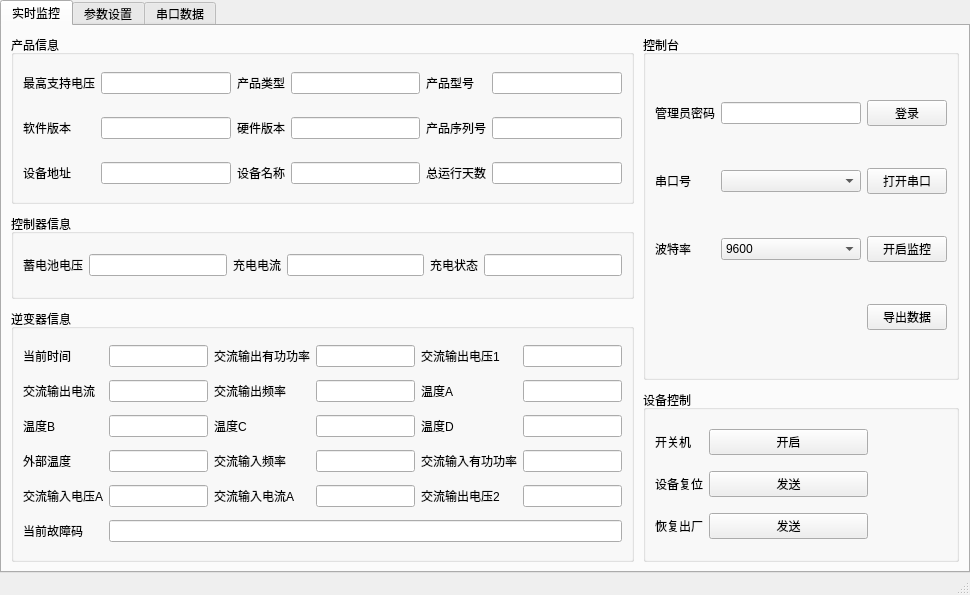
<?xml version="1.0" encoding="UTF-8"?>
<ui version="4.0">
 <class>MainWindow</class>
 <widget class="QMainWindow" name="MainWindow">
  <property name="geometry">
   <rect>
    <x>0</x>
    <y>0</y>
    <width>970</width>
    <height>595</height>
   </rect>
  </property>
  <property name="windowTitle">
   <string>工频离网逆变器</string>
  </property>
  <widget class="QWidget" name="centralwidget">
   <layout class="QHBoxLayout" name="horizontalLayout">
    <property name="spacing">
     <number>0</number>
    </property>
    <property name="leftMargin">
     <number>0</number>
    </property>
    <property name="topMargin">
     <number>0</number>
    </property>
    <property name="rightMargin">
     <number>0</number>
    </property>
    <property name="bottomMargin">
     <number>0</number>
    </property>
    <item>
     <widget class="QTabWidget" name="tabWidget">
      <property name="currentIndex">
       <number>0</number>
      </property>
      <widget class="QWidget" name="monit">
       <attribute name="title">
        <string>实时监控</string>
       </attribute>
       <layout class="QVBoxLayout" name="verticalLayout_2">
        <property name="spacing">
         <number>0</number>
        </property>
        <property name="leftMargin">
         <number>0</number>
        </property>
        <property name="topMargin">
         <number>0</number>
        </property>
        <property name="rightMargin">
         <number>0</number>
        </property>
        <property name="bottomMargin">
         <number>0</number>
        </property>
        <item>
         <layout class="QHBoxLayout" name="horizontalLayout_2" stretch="2,1">
          <property name="leftMargin">
           <number>9</number>
          </property>
          <property name="topMargin">
           <number>9</number>
          </property>
          <property name="rightMargin">
           <number>9</number>
          </property>
          <property name="bottomMargin">
           <number>9</number>
          </property>
          <item>
           <layout class="QVBoxLayout" name="verticalLayout_3" stretch="2,1,3">
            <property name="spacing">
             <number>10</number>
            </property>
            <property name="rightMargin">
             <number>9</number>
            </property>
            <item>
             <widget class="QGroupBox" name="groupBox">
              <property name="title">
               <string>产品信息</string>
              </property>
              <layout class="QHBoxLayout" name="horizontalLayout_3" stretch="0">
               <property name="sizeConstraint">
                <enum>QLayout::SetDefaultConstraint</enum>
               </property>
               <property name="topMargin">
                <number>0</number>
               </property>
               <property name="bottomMargin">
                <number>0</number>
               </property>
               <item>
                <layout class="QGridLayout" name="gridLayout_2">
                 <item row="1" column="3">
                  <widget class="QLineEdit" name="ivpo_hardware_ver"/>
                 </item>
                 <item row="0" column="2">
                  <widget class="QLabel" name="label_2">
                   <property name="text">
                    <string>产品类型</string>
                   </property>
                  </widget>
                 </item>
                 <item row="1" column="2">
                  <widget class="QLabel" name="label_5">
                   <property name="text">
                    <string>硬件版本</string>
                   </property>
                  </widget>
                 </item>
                 <item row="1" column="5">
                  <widget class="QLineEdit" name="ivpo_serial_num"/>
                 </item>
                 <item row="0" column="4">
                  <widget class="QLabel" name="label_3">
                   <property name="text">
                    <string>产品型号</string>
                   </property>
                  </widget>
                 </item>
                 <item row="0" column="3">
                  <widget class="QLineEdit" name="ivpo_product_type"/>
                 </item>
                 <item row="0" column="5">
                  <widget class="QLineEdit" name="ivpo_product_model"/>
                 </item>
                 <item row="1" column="4">
                  <widget class="QLabel" name="label_6">
                   <property name="text">
                    <string>产品序列号</string>
                   </property>
                  </widget>
                 </item>
                 <item row="0" column="0">
                  <widget class="QLabel" name="label">
                   <property name="text">
                    <string>最高支持电压</string>
                   </property>
                  </widget>
                 </item>
                 <item row="0" column="1">
                  <widget class="QLineEdit" name="ivpo_sys_vol"/>
                 </item>
                 <item row="1" column="0">
                  <widget class="QLabel" name="label_4">
                   <property name="text">
                    <string>软件版本</string>
                   </property>
                  </widget>
                 </item>
                 <item row="1" column="1">
                  <widget class="QLineEdit" name="ivpo_software_ver"/>
                 </item>
                 <item row="2" column="0">
                  <widget class="QLabel" name="label_7">
                   <property name="text">
                    <string>设备地址</string>
                   </property>
                  </widget>
                 </item>
                 <item row="2" column="2">
                  <widget class="QLabel" name="label_8">
                   <property name="text">
                    <string>设备名称</string>
                   </property>
                  </widget>
                 </item>
                 <item row="2" column="1">
                  <widget class="QLineEdit" name="ivpo_dev_addr"/>
                 </item>
                 <item row="2" column="3">
                  <widget class="QLineEdit" name="ivpo_dev_name"/>
                 </item>
                 <item row="2" column="4">
                  <widget class="QLabel" name="label_61">
                   <property name="text">
                    <string>总运行天数</string>
                   </property>
                  </widget>
                 </item>
                 <item row="2" column="5">
                  <widget class="QLineEdit" name="ivpo_total_runner_days"/>
                 </item>
                </layout>
               </item>
              </layout>
             </widget>
            </item>
            <item>
             <widget class="QGroupBox" name="groupBox_3">
              <property name="title">
               <string>控制器信息</string>
              </property>
              <layout class="QHBoxLayout" name="horizontalLayout_4">
               <item>
                <layout class="QGridLayout" name="gridLayout_3">
                 <item row="0" column="3">
                  <widget class="QLineEdit" name="ivpo_char_cur"/>
                 </item>
                 <item row="0" column="1">
                  <widget class="QLineEdit" name="ivpo_bat_vol"/>
                 </item>
                 <item row="0" column="2">
                  <widget class="QLabel" name="label_10">
                   <property name="text">
                    <string>充电电流</string>
                   </property>
                  </widget>
                 </item>
                 <item row="0" column="0">
                  <widget class="QLabel" name="label_9">
                   <property name="text">
                    <string>蓄电池电压</string>
                   </property>
                  </widget>
                 </item>
                 <item row="0" column="4">
                  <widget class="QLabel" name="label_11">
                   <property name="text">
                    <string>充电状态</string>
                   </property>
                  </widget>
                 </item>
                 <item row="0" column="5">
                  <widget class="QLineEdit" name="ivpo_char_status"/>
                 </item>
                </layout>
               </item>
              </layout>
             </widget>
            </item>
            <item>
             <widget class="QGroupBox" name="groupBox_4">
              <property name="title">
               <string>逆变器信息</string>
              </property>
              <layout class="QHBoxLayout" name="horizontalLayout_6">
               <item>
                <layout class="QGridLayout" name="gridLayout_4">
                 <item row="3" column="4">
                  <widget class="QLabel" name="label_23">
                   <property name="text">
                    <string>交流输入有功功率</string>
                   </property>
                  </widget>
                 </item>
                 <item row="4" column="0">
                  <widget class="QLabel" name="label_24">
                   <property name="text">
                    <string>交流输入电压A</string>
                   </property>
                  </widget>
                 </item>
                 <item row="2" column="0">
                  <widget class="QLabel" name="label_16">
                   <property name="text">
                    <string>温度B</string>
                   </property>
                  </widget>
                 </item>
                 <item row="4" column="1">
                  <widget class="QLineEdit" name="ivpo_acinput_volA"/>
                 </item>
                 <item row="0" column="0">
                  <widget class="QLabel" name="label_12">
                   <property name="text">
                    <string>当前时间</string>
                   </property>
                  </widget>
                 </item>
                 <item row="3" column="3">
                  <widget class="QLineEdit" name="ivpo_acinput_fre"/>
                 </item>
                 <item row="3" column="5">
                  <widget class="QLineEdit" name="ivpo_acinput_active_power"/>
                 </item>
                 <item row="2" column="2">
                  <widget class="QLabel" name="label_19">
                   <property name="text">
                    <string>温度C</string>
                   </property>
                  </widget>
                 </item>
                 <item row="4" column="2">
                  <widget class="QLabel" name="label_25">
                   <property name="text">
                    <string>交流输入电流A</string>
                   </property>
                  </widget>
                 </item>
                 <item row="1" column="4">
                  <widget class="QLabel" name="label_21">
                   <property name="text">
                    <string>温度A</string>
                   </property>
                  </widget>
                 </item>
                 <item row="3" column="2">
                  <widget class="QLabel" name="label_18">
                   <property name="text">
                    <string>交流输入频率</string>
                   </property>
                  </widget>
                 </item>
                 <item row="2" column="4">
                  <widget class="QLabel" name="label_22">
                   <property name="text">
                    <string>温度D</string>
                   </property>
                  </widget>
                 </item>
                 <item row="4" column="5">
                  <widget class="QLineEdit" name="ivpo_acout_vol2"/>
                 </item>
                 <item row="2" column="5">
                  <widget class="QLineEdit" name="ivpo_tmpD"/>
                 </item>
                 <item row="0" column="1">
                  <widget class="QLineEdit" name="ivpo_now_time"/>
                 </item>
                 <item row="0" column="4">
                  <widget class="QLabel" name="label_14">
                   <property name="text">
                    <string>交流输出电压1</string>
                   </property>
                  </widget>
                 </item>
                 <item row="1" column="5">
                  <widget class="QLineEdit" name="ivpo_tmpA"/>
                 </item>
                 <item row="1" column="3">
                  <widget class="QLineEdit" name="ivpo_acout_fre"/>
                 </item>
                 <item row="2" column="1">
                  <widget class="QLineEdit" name="ivpo_tmpB"/>
                 </item>
                 <item row="2" column="3">
                  <widget class="QLineEdit" name="ivpo_tmpC"/>
                 </item>
                 <item row="1" column="0">
                  <widget class="QLabel" name="label_15">
                   <property name="text">
                    <string>交流输出电流</string>
                   </property>
                  </widget>
                 </item>
                 <item row="0" column="2">
                  <widget class="QLabel" name="label_13">
                   <property name="text">
                    <string>交流输出有功功率</string>
                   </property>
                  </widget>
                 </item>
                 <item row="1" column="2">
                  <widget class="QLabel" name="label_20">
                   <property name="text">
                    <string>交流输出频率</string>
                   </property>
                  </widget>
                 </item>
                 <item row="3" column="0">
                  <widget class="QLabel" name="label_17">
                   <property name="text">
                    <string>外部温度</string>
                   </property>
                  </widget>
                 </item>
                 <item row="0" column="5">
                  <widget class="QLineEdit" name="ivpo_acout_vol1"/>
                 </item>
                 <item row="4" column="3">
                  <widget class="QLineEdit" name="ivpo_acinput_curA"/>
                 </item>
                 <item row="3" column="1">
                  <widget class="QLineEdit" name="ivpo_outside_tmp"/>
                 </item>
                 <item row="0" column="3">
                  <widget class="QLineEdit" name="ivpo_acout_active_power"/>
                 </item>
                 <item row="4" column="4">
                  <widget class="QLabel" name="label_26">
                   <property name="text">
                    <string>交流输出电压2</string>
                   </property>
                  </widget>
                 </item>
                 <item row="1" column="1">
                  <widget class="QLineEdit" name="ivpo_acout_cur"/>
                 </item>
                 <item row="5" column="0">
                  <widget class="QLabel" name="label_27">
                   <property name="text">
                    <string>当前故障码</string>
                   </property>
                  </widget>
                 </item>
                 <item row="5" column="1" colspan="5">
                  <widget class="QLineEdit" name="ivpo_now_error"/>
                 </item>
                </layout>
               </item>
              </layout>
             </widget>
            </item>
           </layout>
          </item>
          <item>
           <layout class="QVBoxLayout" name="verticalLayout_4" stretch="2,1">
            <property name="spacing">
             <number>10</number>
            </property>
            <property name="leftMargin">
             <number>0</number>
            </property>
            <item>
             <widget class="QGroupBox" name="groupBox_2">
              <property name="title">
               <string>控制台</string>
              </property>
              <layout class="QHBoxLayout" name="horizontalLayout_8">
               <item>
                <layout class="QGridLayout" name="gridLayout_6" rowminimumheight="0,0,0,0,0,0">
                 <item row="2" column="2">
                  <widget class="QPushButton" name="ivpo_open_moni">
                   <property name="text">
                    <string>开启监控</string>
                   </property>
                  </widget>
                 </item>
                 <item row="1" column="1">
                  <widget class="QComboBox" name="ivpo_port_list"/>
                 </item>
                 <item row="1" column="2">
                  <widget class="QPushButton" name="ivpo_open_port">
                   <property name="text">
                    <string>打开串口</string>
                   </property>
                  </widget>
                 </item>
                 <item row="3" column="2">
                  <widget class="QPushButton" name="ivpo_export_monit_data">
                   <property name="text">
                    <string>导出数据</string>
                   </property>
                  </widget>
                 </item>
                 <item row="0" column="0">
                  <widget class="QLabel" name="label_28">
                   <property name="text">
                    <string>管理员密码</string>
                   </property>
                  </widget>
                 </item>
                 <item row="2" column="0">
                  <widget class="QLabel" name="label_30">
                   <property name="text">
                    <string>波特率</string>
                   </property>
                  </widget>
                 </item>
                 <item row="2" column="1">
                  <widget class="QComboBox" name="ivpo_baud_list">
                   <item>
                    <property name="text">
                     <string>9600</string>
                    </property>
                   </item>
                   <item>
                    <property name="text">
                     <string>19200</string>
                    </property>
                   </item>
                   <item>
                    <property name="text">
                     <string>57600</string>
                    </property>
                   </item>
                   <item>
                    <property name="text">
                     <string>115200</string>
                    </property>
                   </item>
                  </widget>
                 </item>
                 <item row="1" column="0">
                  <widget class="QLabel" name="label_29">
                   <property name="text">
                    <string>串口号</string>
                   </property>
                  </widget>
                 </item>
                 <item row="0" column="1">
                  <widget class="QLineEdit" name="ivpo_pwd"/>
                 </item>
                 <item row="0" column="2">
                  <widget class="QPushButton" name="ivpo_login">
                   <property name="text">
                    <string>登录</string>
                   </property>
                  </widget>
                 </item>
                </layout>
               </item>
              </layout>
             </widget>
            </item>
            <item>
             <widget class="QGroupBox" name="groupBox_5">
              <property name="title">
               <string>设备控制</string>
              </property>
              <layout class="QHBoxLayout" name="horizontalLayout_7">
               <item>
                <layout class="QGridLayout" name="gridLayout_7" columnstretch="0,2,1">
                 <item row="0" column="2">
                  <spacer name="horizontalSpacer_3">
                   <property name="orientation">
                    <enum>Qt::Horizontal</enum>
                   </property>
                   <property name="sizeHint" stdset="0">
                    <size>
                     <width>40</width>
                     <height>20</height>
                    </size>
                   </property>
                  </spacer>
                 </item>
                 <item row="0" column="1">
                  <widget class="QPushButton" name="ivpo_power_on">
                   <property name="text">
                    <string>开启</string>
                   </property>
                  </widget>
                 </item>
                 <item row="0" column="0">
                  <widget class="QLabel" name="label_31">
                   <property name="text">
                    <string>开关机</string>
                   </property>
                  </widget>
                 </item>
                 <item row="2" column="1">
                  <widget class="QPushButton" name="ivpo_factory_reset">
                   <property name="text">
                    <string>发送</string>
                   </property>
                  </widget>
                 </item>
                 <item row="1" column="1">
                  <widget class="QPushButton" name="ivpo_reset">
                   <property name="text">
                    <string>发送</string>
                   </property>
                  </widget>
                 </item>
                 <item row="2" column="0">
                  <widget class="QLabel" name="label_32">
                   <property name="text">
                    <string>恢复出厂</string>
                   </property>
                  </widget>
                 </item>
                 <item row="1" column="0">
                  <widget class="QLabel" name="label_62">
                   <property name="text">
                    <string>设备复位</string>
                   </property>
                  </widget>
                 </item>
                </layout>
               </item>
              </layout>
             </widget>
            </item>
           </layout>
          </item>
         </layout>
        </item>
       </layout>
      </widget>
      <widget class="QWidget" name="sett">
       <attribute name="title">
        <string>参数设置</string>
       </attribute>
       <layout class="QHBoxLayout" name="horizontalLayout_10">
        <item>
         <layout class="QGridLayout" name="gridLayout_8" columnstretch="0,1,2,1,2,1,2,0">
          <item row="8" column="3">
           <widget class="QLabel" name="label_58">
            <property name="text">
             <string>蜂鸣器设置</string>
            </property>
           </widget>
          </item>
          <item row="1" column="6">
           <widget class="QSpinBox" name="ivpo_boost_char_vol"/>
          </item>
          <item row="7" column="1">
           <widget class="QLabel" name="label_54">
            <property name="text">
             <string>交流输出电压</string>
            </property>
           </widget>
          </item>
          <item row="6" column="5">
           <widget class="QLabel" name="label_53">
            <property name="text">
             <string>ECO启动功率</string>
            </property>
           </widget>
          </item>
          <item row="2" column="5">
           <widget class="QLabel" name="label_41">
            <property name="text">
             <string>过放返回电压</string>
            </property>
           </widget>
          </item>
          <item row="8" column="2">
           <widget class="QSpinBox" name="ivpo_inv_state_mode"/>
          </item>
          <item row="4" column="2">
           <widget class="QSpinBox" name="ivpo_tmp_comp_coe"/>
          </item>
          <item row="5" column="2">
           <widget class="QSpinBox" name="ivpo_lead_active"/>
          </item>
          <item row="1" column="3">
           <widget class="QLabel" name="label_36">
            <property name="text">
             <string>均衡充电电压</string>
            </property>
           </widget>
          </item>
          <item row="5" column="4">
           <widget class="QSpinBox" name="ivpo_libat_low_tmp_char"/>
          </item>
          <item row="2" column="4">
           <widget class="QSpinBox" name="ivpo_inchar_rerturn_vol"/>
          </item>
          <item row="6" column="1">
           <widget class="QLabel" name="label_51">
            <property name="text">
             <string>输出优先级</string>
            </property>
           </widget>
          </item>
          <item row="7" column="4">
           <widget class="QSpinBox" name="ivpo_acout_fre_2"/>
          </item>
          <item row="7" column="5">
           <widget class="QLabel" name="label_56">
            <property name="text">
             <string>ECO启动时间</string>
            </property>
           </widget>
          </item>
          <item row="0" column="3">
           <widget class="QLabel" name="label_34">
            <property name="text">
             <string>蓄电池类型</string>
            </property>
           </widget>
          </item>
          <item row="5" column="6">
           <widget class="QSpinBox" name="ivpo_relay_out_func"/>
          </item>
          <item row="7" column="6">
           <widget class="QSpinBox" name="ivpo_eco_start_time"/>
          </item>
          <item row="4" column="3">
           <widget class="QLabel" name="label_46">
            <property name="text">
             <string>电池充电下限温度</string>
            </property>
           </widget>
          </item>
          <item row="9" column="2">
           <widget class="QSpinBox" name="inpo_acinput_cur_set"/>
          </item>
          <item row="2" column="1">
           <widget class="QLabel" name="label_37">
            <property name="text">
             <string>浮充充电电压</string>
            </property>
           </widget>
          </item>
          <item row="5" column="1">
           <widget class="QLabel" name="label_48">
            <property name="text">
             <string>铅酸激活</string>
            </property>
           </widget>
          </item>
          <item row="0" column="5">
           <widget class="QLabel" name="label_35">
            <property name="text">
             <string>超压电压</string>
            </property>
           </widget>
          </item>
          <item row="7" column="2">
           <widget class="QSpinBox" name="ivpo_acout_vol"/>
          </item>
          <item row="0" column="1">
           <widget class="QLabel" name="label_33">
            <property name="text">
             <string>充电电流设置</string>
            </property>
           </widget>
          </item>
          <item row="3" column="6">
           <widget class="QSpinBox" name="ivpo_eq_char_interval"/>
          </item>
          <item row="4" column="5">
           <widget class="QLabel" name="label_47">
            <property name="text">
             <string>充满截止电流</string>
            </property>
           </widget>
          </item>
          <item row="4" column="6">
           <widget class="QSpinBox" name="ivpo_full_stop_cur"/>
          </item>
          <item row="3" column="4">
           <widget class="QSpinBox" name="ivpo_boost_char_time"/>
          </item>
          <item row="5" column="5">
           <widget class="QLabel" name="label_50">
            <property name="text">
             <string>继电器输出功能</string>
            </property>
           </widget>
          </item>
          <item row="6" column="3">
           <widget class="QLabel" name="label_52">
            <property name="text">
             <string>风扇启动温度</string>
            </property>
           </widget>
          </item>
          <item row="0" column="2">
           <widget class="QSpinBox" name="ivpo_char_cur_set"/>
          </item>
          <item row="4" column="4">
           <widget class="QSpinBox" name="ivpo_bat_char_low_tmp"/>
          </item>
          <item row="6" column="2">
           <widget class="QSpinBox" name="ivpo_out_pri"/>
          </item>
          <item row="1" column="5">
           <widget class="QLabel" name="label_39">
            <property name="text">
             <string>提升充电电压</string>
            </property>
           </widget>
          </item>
          <item row="8" column="4">
           <widget class="QSpinBox" name="ivpo_buzz_set"/>
          </item>
          <item row="6" column="4">
           <widget class="QSpinBox" name="ivpo_fan_start_tmp"/>
          </item>
          <item row="8" column="6">
           <widget class="QSpinBox" name="ivpo_out_switch_vol"/>
          </item>
          <item row="3" column="2">
           <widget class="QSpinBox" name="ivpo_odc_vol"/>
          </item>
          <item row="2" column="2">
           <widget class="QSpinBox" name="ivpo_float_char_vol"/>
          </item>
          <item row="3" column="1">
           <widget class="QLabel" name="label_42">
            <property name="text">
             <string>过放电压</string>
            </property>
           </widget>
          </item>
          <item row="6" column="6">
           <widget class="QSpinBox" name="ivpo_eco_start_power"/>
          </item>
          <item row="1" column="2">
           <widget class="QSpinBox" name="ivpo_char_limit_vol"/>
          </item>
          <item row="0" column="4">
           <widget class="QSpinBox" name="ivpo_bat_type"/>
          </item>
          <item row="8" column="5">
           <widget class="QLabel" name="label_59">
            <property name="text">
             <string>输出切换电压</string>
            </property>
           </widget>
          </item>
          <item row="8" column="1">
           <widget class="QLabel" name="label_57">
            <property name="text">
             <string>逆变状态模式</string>
            </property>
           </widget>
          </item>
          <item row="5" column="3">
           <widget class="QLabel" name="label_49">
            <property name="text">
             <string>锂电池低温充电</string>
            </property>
           </widget>
          </item>
          <item row="0" column="7">
           <spacer name="horizontalSpacer_2">
            <property name="orientation">
             <enum>Qt::Horizontal</enum>
            </property>
            <property name="sizeHint" stdset="0">
             <size>
              <width>40</width>
              <height>20</height>
             </size>
            </property>
           </spacer>
          </item>
          <item row="0" column="6">
           <widget class="QSpinBox" name="ivpo_over_vol"/>
          </item>
          <item row="7" column="3">
           <widget class="QLabel" name="label_55">
            <property name="text">
             <string>交流输出频率</string>
            </property>
           </widget>
          </item>
          <item row="1" column="1">
           <widget class="QLabel" name="label_38">
            <property name="text">
             <string>充电限制电压</string>
            </property>
           </widget>
          </item>
          <item row="9" column="1">
           <widget class="QLabel" name="label_60">
            <property name="text">
             <string>AC输入电流设置</string>
            </property>
           </widget>
          </item>
          <item row="1" column="4">
           <widget class="QSpinBox" name="ivpo_eq_char_vol"/>
          </item>
          <item row="3" column="3">
           <widget class="QLabel" name="label_43">
            <property name="text">
             <string>提升充电时间</string>
            </property>
           </widget>
          </item>
          <item row="2" column="3">
           <widget class="QLabel" name="label_40">
            <property name="text">
             <string>提升充电返回电压</string>
            </property>
           </widget>
          </item>
          <item row="4" column="1">
           <widget class="QLabel" name="label_45">
            <property name="text">
             <string>温度补偿系数</string>
            </property>
           </widget>
          </item>
          <item row="2" column="6">
           <widget class="QSpinBox" name="ivpo_op_returnvol"/>
          </item>
          <item row="3" column="5">
           <widget class="QLabel" name="label_44">
            <property name="text">
             <string>均衡充电间隔</string>
            </property>
           </widget>
          </item>
          <item row="0" column="0">
           <spacer name="horizontalSpacer">
            <property name="orientation">
             <enum>Qt::Horizontal</enum>
            </property>
            <property name="sizeHint" stdset="0">
             <size>
              <width>40</width>
              <height>20</height>
             </size>
            </property>
           </spacer>
          </item>
          <item row="10" column="2">
           <widget class="QPushButton" name="ivpo_read_data">
            <property name="text">
             <string>读取数据</string>
            </property>
           </widget>
          </item>
          <item row="10" column="4">
           <widget class="QPushButton" name="ivpo_write_data">
            <property name="text">
             <string>写入数据</string>
            </property>
           </widget>
          </item>
         </layout>
        </item>
       </layout>
      </widget>
      <widget class="QWidget" name="tab_3">
       <attribute name="title">
        <string>串口数据</string>
       </attribute>
       <layout class="QHBoxLayout" name="horizontalLayout_9">
        <item>
         <layout class="QVBoxLayout" name="verticalLayout_5">
          <item>
           <widget class="QPushButton" name="ivpo_clear_port_msg">
            <property name="text">
             <string>清空内容</string>
            </property>
           </widget>
          </item>
          <item>
           <widget class="QTableWidget" name="ivpo_port_tableWidget">
            <column>
             <property name="text">
              <string>Time</string>
             </property>
            </column>
            <column>
             <property name="text">
              <string>Direction</string>
             </property>
            </column>
            <column>
             <property name="text">
              <string>Send/Receive Data(Hex)</string>
             </property>
            </column>
           </widget>
          </item>
         </layout>
        </item>
       </layout>
      </widget>
     </widget>
    </item>
   </layout>
  </widget>
  <widget class="QMenuBar" name="menubar">
   <property name="geometry">
    <rect>
     <x>0</x>
     <y>0</y>
     <width>970</width>
     <height>22</height>
    </rect>
   </property>
  </widget>
  <widget class="QStatusBar" name="statusbar"/>
 </widget>
 <resources/>
 <connections/>
</ui>
